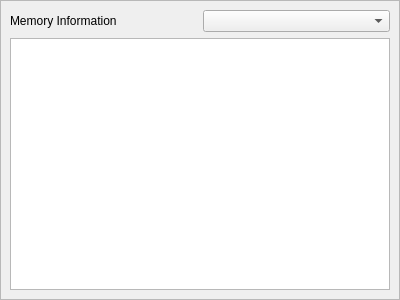
<?xml version="1.0" encoding="UTF-8"?>
<ui version="4.0">
 <class>HardwareMEMModule</class>
 <widget class="QWidget" name="HardwareMEMModule">
  <property name="geometry">
   <rect>
    <x>0</x>
    <y>0</y>
    <width>400</width>
    <height>300</height>
   </rect>
  </property>
  <property name="windowTitle">
   <string>Form</string>
  </property>
  <layout class="QVBoxLayout" name="verticalLayout">
   <property name="margin">
    <number>0</number>
   </property>
   <item>
    <widget class="QScrollArea" name="HardwareMemWidget">
     <property name="widgetResizable">
      <bool>true</bool>
     </property>
     <widget class="QWidget" name="scrollAreaWidgetContents">
      <property name="geometry">
       <rect>
        <x>0</x>
        <y>0</y>
        <width>398</width>
        <height>298</height>
       </rect>
      </property>
      <layout class="QGridLayout" name="gridLayout">
       <item row="0" column="0">
        <widget class="QLabel" name="hardwareMEMLabel">
         <property name="text">
          <string>Memory Information</string>
         </property>
        </widget>
       </item>
       <item row="0" column="1">
        <widget class="QComboBox" name="hardwareMEMComboBox"/>
       </item>
       <item row="1" column="0" colspan="2">
        <widget class="QTreeView" name="hardwareMEMTreeView"/>
       </item>
      </layout>
     </widget>
    </widget>
   </item>
  </layout>
 </widget>
 <resources/>
 <connections/>
</ui>
